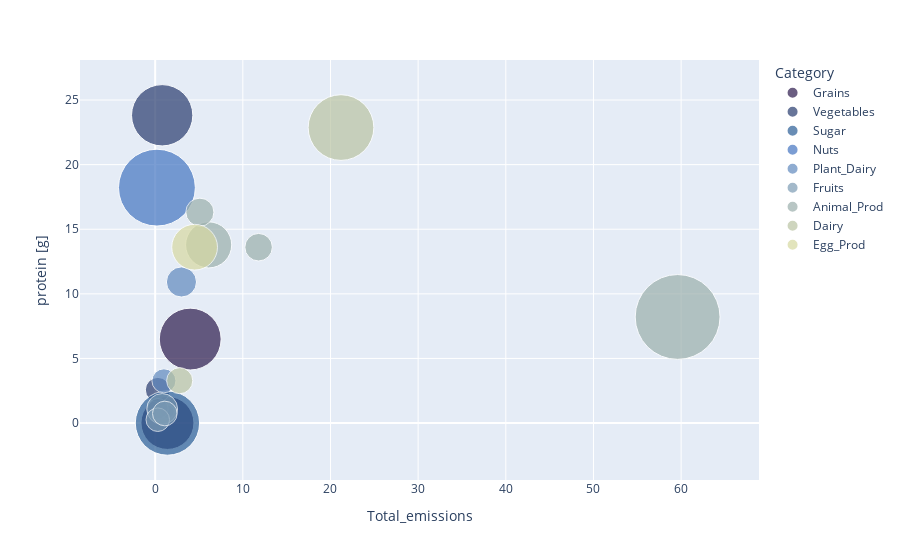

The cell this chart's notebook holds for it:
### Code cell
fig = px.scatter(df, size= size, y=y,
                 x = x, color="Category",
           hover_name="Food product", size_max=60,
         color_discrete_sequence = davos_rgb
                )
fig.show()

### Figure 1 — Plotly figure (JSON) as saved in the notebook; plotly's stock layout.template omitted (floating-point values rounded to 4 significant figures)
{"data": [{"hovertemplate": "<b>%{hovertext}</b><br><br>Category=Grains<br>Total_emissions=%{x}<br>protein [g]=%{y}<br>calories [kcal]=%{marker.size}<extra></extra>", "hovertext": ["Wheat & Rye (Bread)", "Rice"], "legendgroup": "Grains", "marker": {"color": "rgb(44, 26, 76)", "size": [263, 358], "sizemode": "area", "sizeref": 0.1872, "symbol": "circle"}, "mode": "markers", "name": "Grains", "orientation": "v", "showlegend": true, "type": "scatter", "x": [1.4, 4], "xaxis": "x", "y": [0.01, 6.5], "yaxis": "y"}, {"hovertemplate": "<b>%{hovertext}</b><br><br>Category=Vegetables<br>Total_emissions=%{x}<br>protein [g]=%{y}<br>calories [kcal]=%{marker.size}<extra></extra>", "hovertext": ["Potatoes", "Peas", "Tomatoes", "Onions & Leeks"], "legendgroup": "Vegetables", "marker": {"color": "rgb(40, 59, 110)", "size": [58, 352, 18, 40], "sizemode": "area", "sizeref": 0.1872, "symbol": "circle"}, "mode": "markers", "name": "Vegetables", "orientation": "v", "showlegend": true, "type": "scatter", "x": [0.3, 0.8, 1.4, 0.3], "xaxis": "x", "y": [2.57, 23.82, 0.88, 1.1], "yaxis": "y"}, {"hovertemplate": "<b>%{hovertext}</b><br><br>Category=Sugar<br>Total_emissions=%{x}<br>protein [g]=%{y}<br>calories [kcal]=%{marker.size}<extra></extra>", "hovertext": ["Beet Sugar"], "legendgroup": "Sugar", "marker": {"color": "rgb(42, 94, 151)", "size": [387], "sizemode": "area", "sizeref": 0.1872, "symbol": "circle"}, "mode": "markers", "name": "Sugar", "orientation": "v", "showlegend": true, "type": "scatter", "x": [1.4], "xaxis": "x", "y": [0], "yaxis": "y"}, {"hovertemplate": "<b>%{hovertext}</b><br><br>Category=Nuts<br>Total_emissions=%{x}<br>protein [g]=%{y}<br>calories [kcal]=%{marker.size}<extra></extra>", "hovertext": ["Nuts"], "legendgroup": "Nuts", "marker": {"color": "rgb(68, 117, 193)", "size": [553], "sizemode": "area", "sizeref": 0.1872, "symbol": "circle"}, "mode": "markers", "name": "Nuts", "orientation": "v", "showlegend": true, "type": "scatter", "x": [0.2], "xaxis": "x", "y": [18.22], "yaxis": "y"}, {"hovertemplate": "<b>%{hovertext}</b><br><br>Category=Plant_Dairy<br>Total_emissions=%{x}<br>protein [g]=%{y}<br>calories [kcal]=%{marker.size}<extra></extra>", "hovertext": ["Soymilk", "Tofu"], "legendgroup": "Plant_Dairy", "marker": {"color": "rgb(96, 137, 190)", "size": [54, 85], "sizemode": "area", "sizeref": 0.1872, "symbol": "circle"}, "mode": "markers", "name": "Plant_Dairy", "orientation": "v", "showlegend": true, "type": "scatter", "x": [1, 3], "xaxis": "x", "y": [3.27, 10.92], "yaxis": "y"}, {"hovertemplate": "<b>%{hovertext}</b><br><br>Category=Fruits<br>Total_emissions=%{x}<br>protein [g]=%{y}<br>calories [kcal]=%{marker.size}<extra></extra>", "hovertext": ["Bananas", "Apples", "Berries & Grapes"], "legendgroup": "Fruits", "marker": {"color": "rgb(125, 156, 181)", "size": [89, 52, 57], "sizemode": "area", "sizeref": 0.1872, "symbol": "circle"}, "mode": "markers", "name": "Fruits", "orientation": "v", "showlegend": true, "type": "scatter", "x": [0.8, 0.3, 1.1], "xaxis": "x", "y": [1.09, 0.26, 0.74], "yaxis": "y"}, {"hovertemplate": "<b>%{hovertext}</b><br><br>Category=Animal_Prod<br>Total_emissions=%{x}<br>protein [g]=%{y}<br>calories [kcal]=%{marker.size}<extra></extra>", "hovertext": ["Beef (beef herd)", "Poultry Meat", "Fish (farmed)", "Shrimps (farmed)"], "legendgroup": "Animal_Prod", "marker": {"color": "rgb(155, 175, 172)", "size": [674, 199, 74, 71], "sizemode": "area", "sizeref": 0.1872, "symbol": "circle"}, "mode": "markers", "name": "Animal_Prod", "orientation": "v", "showlegend": true, "type": "scatter", "x": [59.6, 6.1, 5.1, 11.8], "xaxis": "x", "y": [8.21, 13.79, 16.32, 13.61], "yaxis": "y"}, {"hovertemplate": "<b>%{hovertext}</b><br><br>Category=Dairy<br>Total_emissions=%{x}<br>protein [g]=%{y}<br>calories [kcal]=%{marker.size}<extra></extra>", "hovertext": ["Milk", "Cheese"], "legendgroup": "Dairy", "marker": {"color": "rgb(186, 196, 163)", "size": [64, 404], "sizemode": "area", "sizeref": 0.1872, "symbol": "circle"}, "mode": "markers", "name": "Dairy", "orientation": "v", "showlegend": true, "type": "scatter", "x": [2.8, 21.2], "xaxis": "x", "y": [3.28, 22.87], "yaxis": "y"}, {"hovertemplate": "<b>%{hovertext}</b><br><br>Category=Egg_Prod<br>Total_emissions=%{x}<br>protein [g]=%{y}<br>calories [kcal]=%{marker.size}<extra></extra>", "hovertext": ["Eggs"], "legendgroup": "Egg_Prod", "marker": {"color": "rgb(215, 217, 161)", "size": [196], "sizemode": "area", "sizeref": 0.1872, "symbol": "circle"}, "mode": "markers", "name": "Egg_Prod", "orientation": "v", "showlegend": true, "type": "scatter", "x": [4.5], "xaxis": "x", "y": [13.61], "yaxis": "y"}], "layout": {"legend": {"itemsizing": "constant", "title": {"text": "Category"}, "tracegroupgap": 0}, "margin": {"t": 60}, "xaxis": {"anchor": "y", "domain": [0, 1], "title": {"text": "Total_emissions"}}, "yaxis": {"anchor": "x", "domain": [0, 1], "title": {"text": "protein [g]"}}}}
